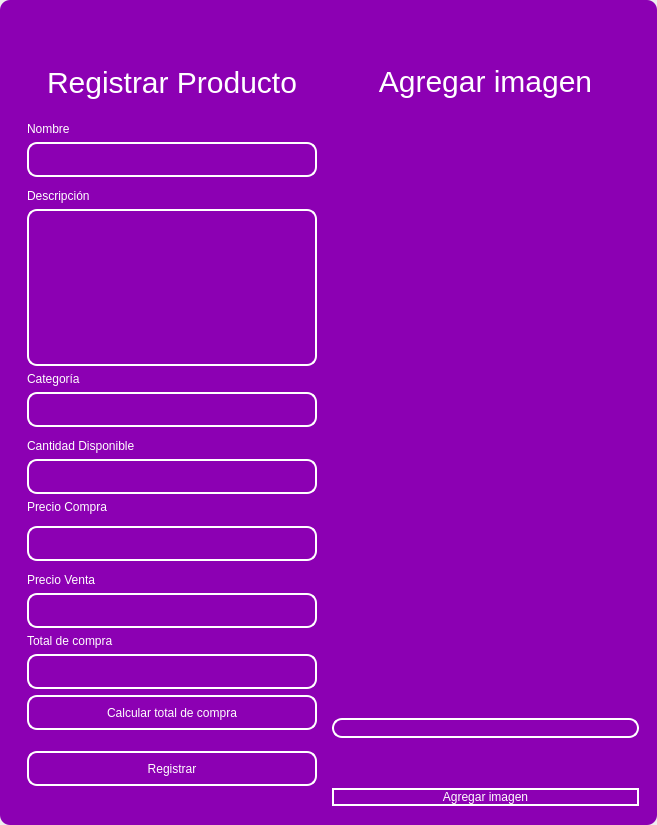
<?xml version="1.0" encoding="UTF-8"?>
<ui version="4.0">
 <class>MainWindow</class>
 <widget class="QMainWindow" name="MainWindow">
  <property name="geometry">
   <rect>
    <x>0</x>
    <y>0</y>
    <width>657</width>
    <height>825</height>
   </rect>
  </property>
  <property name="windowTitle">
   <string>MainWindow</string>
  </property>
  <property name="styleSheet">
   <string notr="true"/>
  </property>
  <widget class="QWidget" name="centralwidget">
   <property name="styleSheet">
    <string notr="true"/>
   </property>
   <layout class="QVBoxLayout" name="verticalLayout">
    <property name="spacing">
     <number>0</number>
    </property>
    <property name="leftMargin">
     <number>0</number>
    </property>
    <property name="topMargin">
     <number>0</number>
    </property>
    <property name="rightMargin">
     <number>0</number>
    </property>
    <property name="bottomMargin">
     <number>0</number>
    </property>
    <item>
     <widget class="QFrame" name="frame">
      <property name="enabled">
       <bool>true</bool>
      </property>
      <property name="styleSheet">
       <string notr="true">QFrame {
	border-radius:10px;
	background-color: rgb(140, 0, 179);
 }
</string>
      </property>
      <property name="frameShape">
       <enum>QFrame::StyledPanel</enum>
      </property>
      <property name="frameShadow">
       <enum>QFrame::Raised</enum>
      </property>
      <layout class="QVBoxLayout" name="verticalLayout_2">
       <item>
        <widget class="QFrame" name="frame_superior">
         <property name="minimumSize">
          <size>
           <width>0</width>
           <height>40</height>
          </size>
         </property>
         <property name="maximumSize">
          <size>
           <width>16777215</width>
           <height>40</height>
          </size>
         </property>
         <property name="styleSheet">
          <string notr="true">QPushButton{
border-radius:18px;
}

QPushButton:hover{
	background-color: rgb(0, 0, 0);
}
</string>
         </property>
         <property name="frameShape">
          <enum>QFrame::StyledPanel</enum>
         </property>
         <property name="frameShadow">
          <enum>QFrame::Raised</enum>
         </property>
         <layout class="QHBoxLayout" name="horizontalLayout_3">
          <property name="spacing">
           <number>4</number>
          </property>
          <property name="leftMargin">
           <number>0</number>
          </property>
          <property name="topMargin">
           <number>0</number>
          </property>
          <property name="rightMargin">
           <number>0</number>
          </property>
          <property name="bottomMargin">
           <number>0</number>
          </property>
          <item>
           <widget class="QPushButton" name="btn_icon">
            <property name="text">
             <string/>
            </property>
            <property name="iconSize">
             <size>
              <width>40</width>
              <height>40</height>
             </size>
            </property>
           </widget>
          </item>
          <item>
           <spacer name="horizontalSpacer_2">
            <property name="orientation">
             <enum>Qt::Horizontal</enum>
            </property>
            <property name="sizeHint" stdset="0">
             <size>
              <width>443</width>
              <height>20</height>
             </size>
            </property>
           </spacer>
          </item>
          <item>
           <widget class="QPushButton" name="bt_minimizar">
            <property name="minimumSize">
             <size>
              <width>38</width>
              <height>38</height>
             </size>
            </property>
            <property name="maximumSize">
             <size>
              <width>38</width>
              <height>38</height>
             </size>
            </property>
            <property name="cursor">
             <cursorShape>PointingHandCursor</cursorShape>
            </property>
            <property name="text">
             <string/>
            </property>
            <property name="icon">
             <iconset>
              <normaloff>image/minus.svg</normaloff>image/minus.svg</iconset>
            </property>
            <property name="iconSize">
             <size>
              <width>38</width>
              <height>38</height>
             </size>
            </property>
           </widget>
          </item>
          <item>
           <widget class="QPushButton" name="bt_maximizar">
            <property name="minimumSize">
             <size>
              <width>38</width>
              <height>38</height>
             </size>
            </property>
            <property name="maximumSize">
             <size>
              <width>38</width>
              <height>38</height>
             </size>
            </property>
            <property name="cursor">
             <cursorShape>PointingHandCursor</cursorShape>
            </property>
            <property name="text">
             <string/>
            </property>
            <property name="icon">
             <iconset>
              <normaloff>image/chevron-up.svg</normaloff>image/chevron-up.svg</iconset>
            </property>
            <property name="iconSize">
             <size>
              <width>38</width>
              <height>38</height>
             </size>
            </property>
           </widget>
          </item>
          <item>
           <widget class="QPushButton" name="bt_restaurar">
            <property name="minimumSize">
             <size>
              <width>38</width>
              <height>38</height>
             </size>
            </property>
            <property name="maximumSize">
             <size>
              <width>38</width>
              <height>38</height>
             </size>
            </property>
            <property name="cursor">
             <cursorShape>PointingHandCursor</cursorShape>
            </property>
            <property name="text">
             <string/>
            </property>
            <property name="icon">
             <iconset>
              <normaloff>image/chevron-down.svg</normaloff>image/chevron-down.svg</iconset>
            </property>
            <property name="iconSize">
             <size>
              <width>38</width>
              <height>38</height>
             </size>
            </property>
           </widget>
          </item>
          <item>
           <widget class="QPushButton" name="bt_cerrar">
            <property name="minimumSize">
             <size>
              <width>38</width>
              <height>38</height>
             </size>
            </property>
            <property name="maximumSize">
             <size>
              <width>38</width>
              <height>38</height>
             </size>
            </property>
            <property name="cursor">
             <cursorShape>PointingHandCursor</cursorShape>
            </property>
            <property name="text">
             <string/>
            </property>
            <property name="icon">
             <iconset>
              <normaloff>image/x.svg</normaloff>image/x.svg</iconset>
            </property>
            <property name="iconSize">
             <size>
              <width>38</width>
              <height>38</height>
             </size>
            </property>
           </widget>
          </item>
         </layout>
        </widget>
       </item>
       <item>
        <widget class="QFrame" name="frame_3">
         <property name="minimumSize">
          <size>
           <width>0</width>
           <height>0</height>
          </size>
         </property>
         <property name="maximumSize">
          <size>
           <width>16777215</width>
           <height>16777215</height>
          </size>
         </property>
         <property name="styleSheet">
          <string notr="true">QLabel {
	color: rgb(255, 255, 254);
	font: 12pt &quot;Arial&quot;;
	background-color: rgba(0, 0, 0,0);
}

QTextEdit{
background-color: rgba(0, 0, 0,0);
border-radius:10px; 
font: 12pt &quot;Arial&quot;;
color: rgb(255, 255, 254);
border: 2px solid  rgb(255, 255, 255);

}

QTextEdit:hover{
background-color: rgba(0, 0, 0,0);
border-radius:10px; 
font: 12pt &quot;Arial&quot;;
border: 2px solid  rgb(120, 0, 171);
}

QTextEdit:focus{
background-color: rgb(0, 0, 0);
border-radius:10px; 
font: 12pt &quot;Arial&quot;;
border: 2px solid rgb(120, 0, 171);
}

QLineEdit{
background-color: rgba(0, 0, 0,0);
border-radius:10px; 
font: 12pt &quot;Arial&quot;;
color: rgb(255, 255, 254);
border: 2px solid  rgb(255, 255, 255);

}

QLineEdit:hover{
background-color: rgba(0, 0, 0,0);
border-radius:10px; 
font: 12pt &quot;Arial&quot;;
border: 2px solid  rgb(120, 0, 171);
}

QLineEdit:focus{
background-color: rgb(0, 0, 0);
border-radius:10px; 
font: 12pt &quot;Arial&quot;;
border: 2px solid rgb(120, 0, 171);
}

QCheckBox{
	font: 12pt &quot;Arial&quot;;
	color: rgb(255, 255, 255);
}

QCheckBox::indicator {
    width: 18px;
    height:18px;
}

QCheckBox::indicator:unchecked {
   background-image: url(image/square.svg);
}

QCheckBox::indicator:checked {
   background-image: url(image/check-square.svg);
}

QPushButton{
border-radius:10px; 
font: 12pt &quot;Arial&quot;;
color: rgb(255, 255, 254);
border: 2px solid #ffffff;
}

QPushButton:hover{
border-radius:10px; 
font: 12pt &quot;Arial&quot;;
color: rgb(255, 255, 255);
border: 2px solid rgb(120, 0, 171);
	background-color: rgb(120, 0, 171);
}
</string>
         </property>
         <property name="frameShape">
          <enum>QFrame::StyledPanel</enum>
         </property>
         <property name="frameShadow">
          <enum>QFrame::Raised</enum>
         </property>
         <layout class="QHBoxLayout" name="horizontalLayout_4">
          <item>
           <layout class="QVBoxLayout" name="verticalLayout_4">
            <property name="rightMargin">
             <number>0</number>
            </property>
            <property name="bottomMargin">
             <number>0</number>
            </property>
            <item>
             <widget class="QLabel" name="label_3">
              <property name="minimumSize">
               <size>
                <width>100</width>
                <height>25</height>
               </size>
              </property>
              <property name="styleSheet">
               <string notr="true">font-size: 30px;
color: rgb(255, 255, 255);</string>
              </property>
              <property name="text">
               <string>Registrar Producto</string>
              </property>
              <property name="alignment">
               <set>Qt::AlignCenter</set>
              </property>
             </widget>
            </item>
            <item>
             <widget class="QFrame" name="frame_4">
              <property name="maximumSize">
               <size>
                <width>400</width>
                <height>700</height>
               </size>
              </property>
              <property name="styleSheet">
               <string notr="true">QLabel {
	color: rgb(255, 255, 254);
	font: 12pt &quot;Arial&quot;;
	background-color: rgba(0, 0, 0,0);
}

QTextEdit{
background-color: rgba(0, 0, 0,0);
border-radius:10px; 
font: 12pt &quot;Arial&quot;;
color: rgb(255, 255, 254);
border: 2px solid  rgb(255, 255, 255);

}

QTextEdit:hover{
background-color: rgba(0, 0, 0,0);
border-radius:10px; 
font: 12pt &quot;Arial&quot;;
border: 2px solid  rgb(120, 0, 171);
}

QTextEdit:focus{
background-color: rgb(0, 0, 0);
border-radius:10px; 
font: 12pt &quot;Arial&quot;;
border: 2px solid rgb(120, 0, 171);
}

QLineEdit{
background-color: rgba(0, 0, 0,0);
border-radius:10px; 
font: 12pt &quot;Arial&quot;;
color: rgb(255, 255, 254);
border: 2px solid  rgb(255, 255, 255);

}

QLineEdit:hover{
background-color: rgba(0, 0, 0,0);
border-radius:10px; 
font: 12pt &quot;Arial&quot;;
border: 2px solid  rgb(120, 0, 171);
}

QLineEdit:focus{
background-color: rgb(0, 0, 0);
border-radius:10px; 
font: 12pt &quot;Arial&quot;;
border: 2px solid rgb(120, 0, 171);
}

QCheckBox{
	font: 12pt &quot;Arial&quot;;
	color: rgb(255, 255, 255);
}

QCheckBox::indicator {
    width: 18px;
    height:18px;
}

QCheckBox::indicator:unchecked {
   background-image: url(image/square.svg);
}

QCheckBox::indicator:checked {
   background-image: url(image/check-square.svg);
}

QPushButton{
border-radius:10px; 
font: 12pt &quot;Arial&quot;;
color: rgb(255, 255, 254);
border: 2px solid #ffffff;
}

QPushButton:hover{
border-radius:10px; 
font: 12pt &quot;Arial&quot;;
color: rgb(255, 255, 255);
border: 2px solid rgb(120, 0, 171);
	background-color: rgb(120, 0, 171);
}
</string>
              </property>
              <property name="frameShape">
               <enum>QFrame::StyledPanel</enum>
              </property>
              <property name="frameShadow">
               <enum>QFrame::Raised</enum>
              </property>
              <layout class="QVBoxLayout" name="verticalLayout_3">
               <property name="leftMargin">
                <number>9</number>
               </property>
               <property name="topMargin">
                <number>9</number>
               </property>
               <property name="rightMargin">
                <number>9</number>
               </property>
               <property name="bottomMargin">
                <number>9</number>
               </property>
               <item>
                <spacer name="verticalSpacer_3">
                 <property name="orientation">
                  <enum>Qt::Vertical</enum>
                 </property>
                 <property name="sizeHint" stdset="0">
                  <size>
                   <width>20</width>
                   <height>40</height>
                  </size>
                 </property>
                </spacer>
               </item>
               <item>
                <widget class="QLabel" name="label_4">
                 <property name="text">
                  <string>Nombre</string>
                 </property>
                </widget>
               </item>
               <item>
                <widget class="QLineEdit" name="nametxt">
                 <property name="minimumSize">
                  <size>
                   <width>0</width>
                   <height>35</height>
                  </size>
                 </property>
                 <property name="text">
                  <string/>
                 </property>
                </widget>
               </item>
               <item>
                <spacer name="verticalSpacer_4">
                 <property name="orientation">
                  <enum>Qt::Vertical</enum>
                 </property>
                 <property name="sizeHint" stdset="0">
                  <size>
                   <width>20</width>
                   <height>40</height>
                  </size>
                 </property>
                </spacer>
               </item>
               <item>
                <widget class="QLabel" name="label_8">
                 <property name="text">
                  <string>Descripción</string>
                 </property>
                </widget>
               </item>
               <item>
                <widget class="QTextEdit" name="descriptiontxt">
                 <property name="minimumSize">
                  <size>
                   <width>0</width>
                   <height>40</height>
                  </size>
                 </property>
                </widget>
               </item>
               <item>
                <widget class="QLabel" name="label_5">
                 <property name="text">
                  <string>Categoría</string>
                 </property>
                </widget>
               </item>
               <item>
                <widget class="QLineEdit" name="categorytxt">
                 <property name="minimumSize">
                  <size>
                   <width>0</width>
                   <height>35</height>
                  </size>
                 </property>
                 <property name="maximumSize">
                  <size>
                   <width>16777215</width>
                   <height>16777215</height>
                  </size>
                 </property>
                 <property name="echoMode">
                  <enum>QLineEdit::Normal</enum>
                 </property>
                </widget>
               </item>
               <item>
                <spacer name="verticalSpacer_5">
                 <property name="orientation">
                  <enum>Qt::Vertical</enum>
                 </property>
                 <property name="sizeHint" stdset="0">
                  <size>
                   <width>20</width>
                   <height>40</height>
                  </size>
                 </property>
                </spacer>
               </item>
               <item>
                <widget class="QLabel" name="label">
                 <property name="text">
                  <string>Cantidad Disponible</string>
                 </property>
                </widget>
               </item>
               <item>
                <widget class="QLineEdit" name="stocktxt">
                 <property name="minimumSize">
                  <size>
                   <width>0</width>
                   <height>35</height>
                  </size>
                 </property>
                </widget>
               </item>
               <item>
                <widget class="QLabel" name="label_2">
                 <property name="text">
                  <string>Precio Compra</string>
                 </property>
                </widget>
               </item>
               <item>
                <spacer name="verticalSpacer_6">
                 <property name="orientation">
                  <enum>Qt::Vertical</enum>
                 </property>
                 <property name="sizeHint" stdset="0">
                  <size>
                   <width>20</width>
                   <height>40</height>
                  </size>
                 </property>
                </spacer>
               </item>
               <item>
                <widget class="QLineEdit" name="pricepurchtxt">
                 <property name="minimumSize">
                  <size>
                   <width>0</width>
                   <height>35</height>
                  </size>
                 </property>
                </widget>
               </item>
               <item>
                <spacer name="verticalSpacer_10">
                 <property name="orientation">
                  <enum>Qt::Vertical</enum>
                 </property>
                 <property name="sizeHint" stdset="0">
                  <size>
                   <width>20</width>
                   <height>40</height>
                  </size>
                 </property>
                </spacer>
               </item>
               <item>
                <widget class="QLabel" name="label_6">
                 <property name="text">
                  <string>Precio Venta</string>
                 </property>
                </widget>
               </item>
               <item>
                <widget class="QLineEdit" name="pricesaletxt">
                 <property name="minimumSize">
                  <size>
                   <width>0</width>
                   <height>35</height>
                  </size>
                 </property>
                </widget>
               </item>
               <item>
                <widget class="QLabel" name="label_7">
                 <property name="text">
                  <string>Total de compra</string>
                 </property>
                </widget>
               </item>
               <item>
                <widget class="QLineEdit" name="totaltxt">
                 <property name="enabled">
                  <bool>false</bool>
                 </property>
                 <property name="minimumSize">
                  <size>
                   <width>0</width>
                   <height>35</height>
                  </size>
                 </property>
                </widget>
               </item>
               <item>
                <widget class="QPushButton" name="btn_calculate_total">
                 <property name="minimumSize">
                  <size>
                   <width>0</width>
                   <height>35</height>
                  </size>
                 </property>
                 <property name="text">
                  <string>Calcular total de compra</string>
                 </property>
                </widget>
               </item>
               <item>
                <spacer name="verticalSpacer_9">
                 <property name="orientation">
                  <enum>Qt::Vertical</enum>
                 </property>
                 <property name="sizeHint" stdset="0">
                  <size>
                   <width>20</width>
                   <height>50</height>
                  </size>
                 </property>
                </spacer>
               </item>
               <item>
                <widget class="QPushButton" name="btn_add">
                 <property name="minimumSize">
                  <size>
                   <width>0</width>
                   <height>35</height>
                  </size>
                 </property>
                 <property name="cursor">
                  <cursorShape>PointingHandCursor</cursorShape>
                 </property>
                 <property name="text">
                  <string>Registrar</string>
                 </property>
                </widget>
               </item>
               <item>
                <spacer name="verticalSpacer_7">
                 <property name="orientation">
                  <enum>Qt::Vertical</enum>
                 </property>
                 <property name="sizeHint" stdset="0">
                  <size>
                   <width>20</width>
                   <height>40</height>
                  </size>
                 </property>
                </spacer>
               </item>
               <item>
                <spacer name="verticalSpacer_8">
                 <property name="orientation">
                  <enum>Qt::Vertical</enum>
                 </property>
                 <property name="sizeHint" stdset="0">
                  <size>
                   <width>20</width>
                   <height>40</height>
                  </size>
                 </property>
                </spacer>
               </item>
              </layout>
             </widget>
            </item>
           </layout>
          </item>
          <item>
           <layout class="QVBoxLayout" name="verticalLayout_5">
            <property name="spacing">
             <number>50</number>
            </property>
            <property name="bottomMargin">
             <number>1</number>
            </property>
            <item>
             <widget class="QLabel" name="label_9">
              <property name="maximumSize">
               <size>
                <width>16777215</width>
                <height>100</height>
               </size>
              </property>
              <property name="styleSheet">
               <string notr="true">font-size: 30px;
color: rgb(255, 255, 255);</string>
              </property>
              <property name="locale">
               <locale language="Spanish" country="Chile"/>
              </property>
              <property name="text">
               <string>Agregar imagen</string>
              </property>
              <property name="alignment">
               <set>Qt::AlignCenter</set>
              </property>
             </widget>
            </item>
            <item>
             <layout class="QHBoxLayout" name="horizontalLayout">
              <property name="spacing">
               <number>20</number>
              </property>
              <property name="rightMargin">
               <number>0</number>
              </property>
              <item>
               <spacer name="horizontalSpacer_3">
                <property name="orientation">
                 <enum>Qt::Vertical</enum>
                </property>
                <property name="sizeHint" stdset="0">
                 <size>
                  <width>20</width>
                  <height>20</height>
                 </size>
                </property>
               </spacer>
              </item>
              <item>
               <widget class="QLabel" name="image_label">
                <property name="minimumSize">
                 <size>
                  <width>0</width>
                  <height>0</height>
                 </size>
                </property>
                <property name="maximumSize">
                 <size>
                  <width>100</width>
                  <height>100</height>
                 </size>
                </property>
                <property name="frameShape">
                 <enum>QFrame::NoFrame</enum>
                </property>
                <property name="text">
                 <string/>
                </property>
                <property name="alignment">
                 <set>Qt::AlignCenter</set>
                </property>
               </widget>
              </item>
              <item>
               <spacer name="horizontalSpacer">
                <property name="orientation">
                 <enum>Qt::Vertical</enum>
                </property>
                <property name="sizeHint" stdset="0">
                 <size>
                  <width>20</width>
                  <height>20</height>
                 </size>
                </property>
               </spacer>
              </item>
             </layout>
            </item>
            <item>
             <widget class="QLineEdit" name="imagetxt">
              <property name="enabled">
               <bool>false</bool>
              </property>
              <property name="minimumSize">
               <size>
                <width>0</width>
                <height>14</height>
               </size>
              </property>
              <property name="maximumSize">
               <size>
                <width>16777215</width>
                <height>35</height>
               </size>
              </property>
             </widget>
            </item>
            <item>
             <widget class="QPushButton" name="btn_add_image">
              <property name="cursor">
               <cursorShape>PointingHandCursor</cursorShape>
              </property>
              <property name="text">
               <string>Agregar imagen</string>
              </property>
             </widget>
            </item>
           </layout>
          </item>
         </layout>
        </widget>
       </item>
      </layout>
     </widget>
    </item>
   </layout>
  </widget>
 </widget>
 <resources/>
 <connections/>
</ui>
